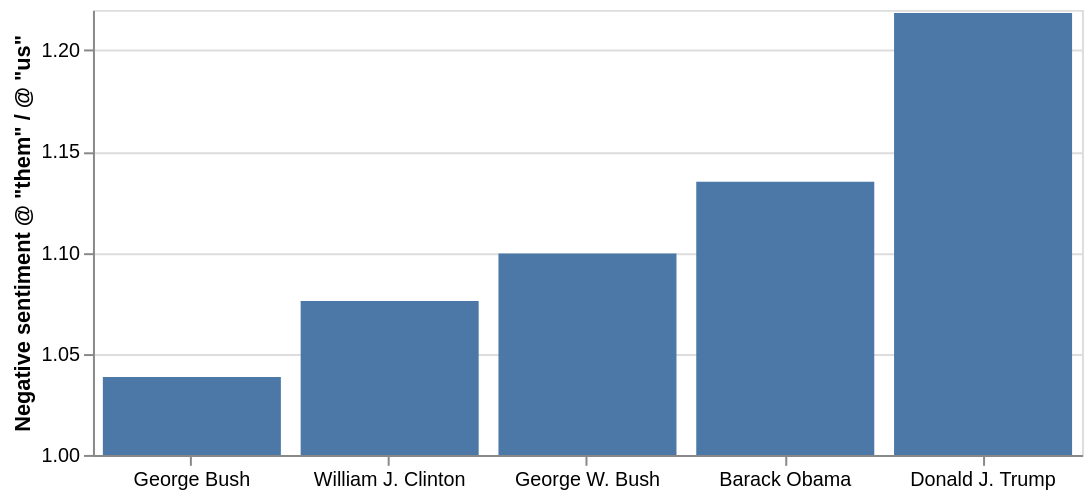

Write a Vega-Lite specification for this figure.
### Vega-Lite specification from a JSON file in a GitHub repository (floating-point values rounded to 4 significant figures)
{"$schema": "https://vega.github.io/schema/vega-lite/v1.2.1.json", "data": {"values": [{"president": "George Bush", "president_id": 41, "them_us_sentiment_ratio": 1.039, "unity": 1.0}, {"president": "William J. Clinton", "president_id": 42, "them_us_sentiment_ratio": 1.076, "unity": 1.0}, {"president": "George W. Bush", "president_id": 43, "them_us_sentiment_ratio": 1.1, "unity": 1.0}, {"president": "Barack Obama", "president_id": 44, "them_us_sentiment_ratio": 1.135, "unity": 1.0}, {"president": "Donald J. Trump", "president_id": 45, "them_us_sentiment_ratio": 1.218, "unity": 1.0}]}, "encoding": {"x": {"axis": {"labelAngle": 0.0}, "field": "president", "sort": {"field": "president_id", "op": "values"}, "title": "", "type": "nominal"}, "y": {"field": "them_us_sentiment_ratio", "scale": {"zero": false}, "title": "Negative sentiment @ \"them\" / @ \"us\"", "type": "quantitative"}, "y2": {"field": "unity", "type": "quantitative"}}, "height": 225.0, "mark": "bar", "width": 500.0}
